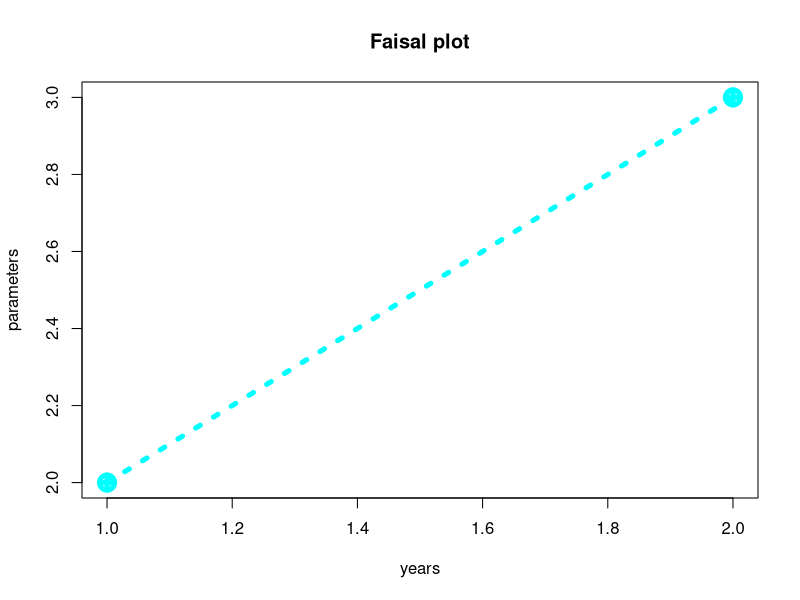
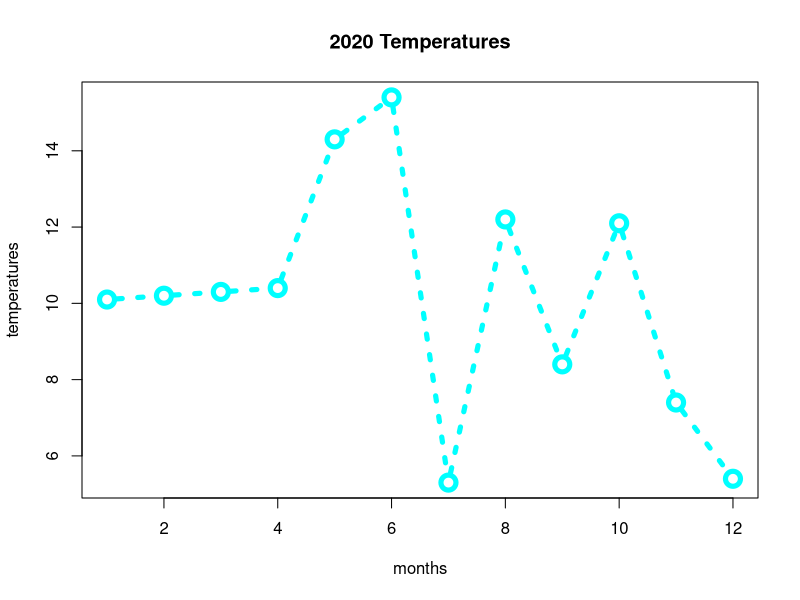
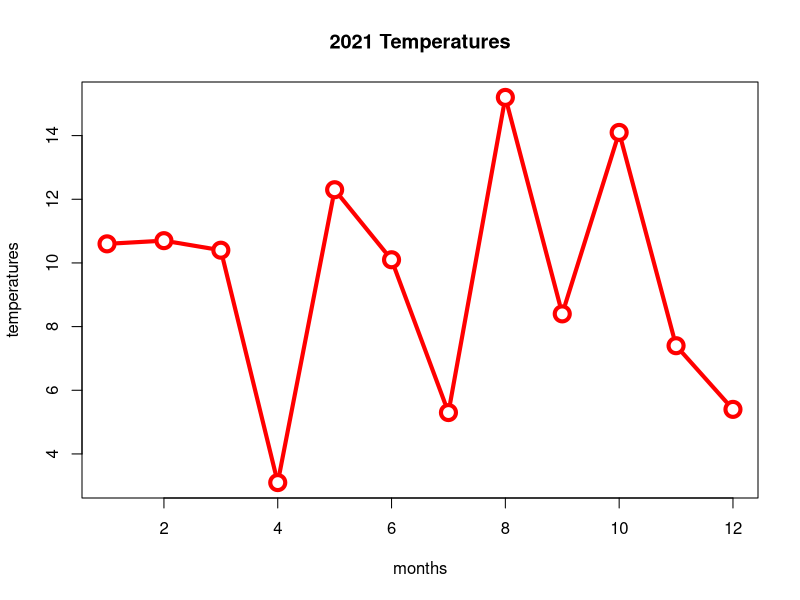
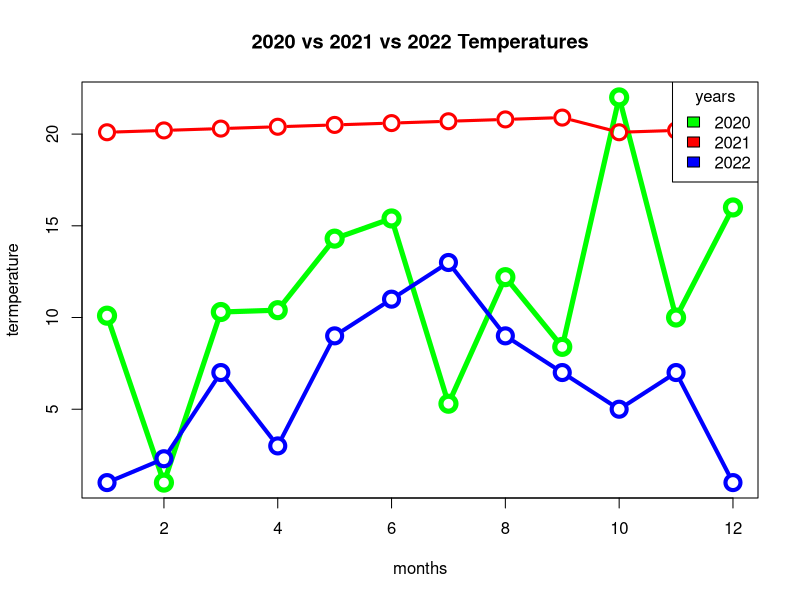
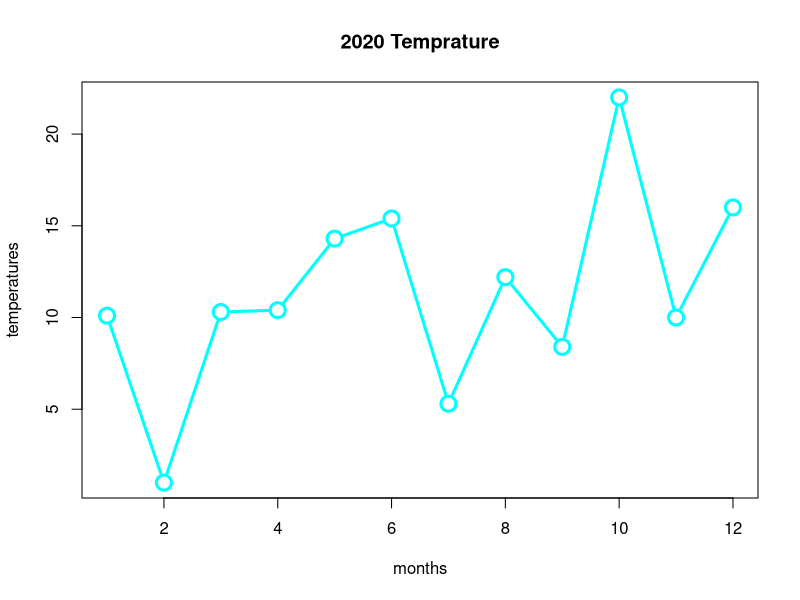
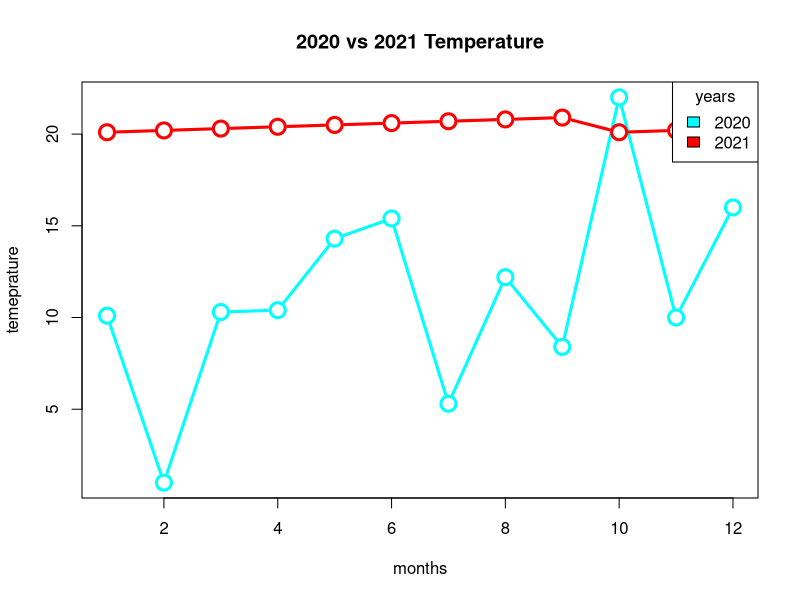
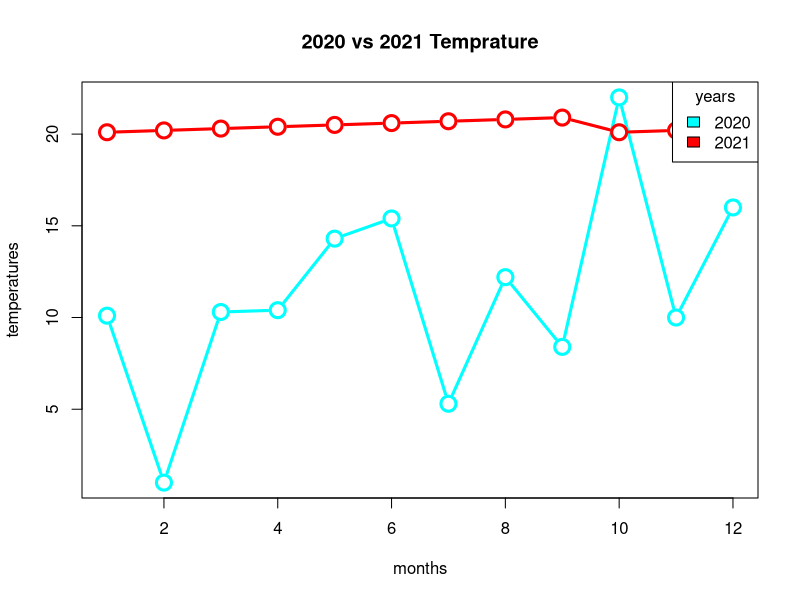
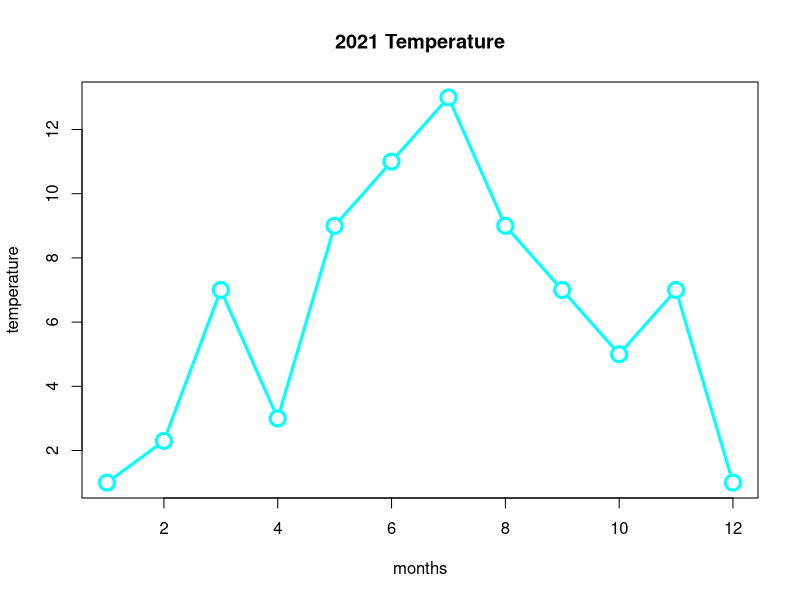

Write the R code that produced these figures, in order.
#creation of plot : using plot()
#syntax :
#plot(x,y,type,main,xlab,ylab,col,cex,pch,lwd,lty)

#parameters :
#x and y are two input vectors
#type : is a code used to specify type of plot
#   p for plot point only
#   l for plot line only
#   b for plot both 
#   c to line only without points
#   o to plot both over-plotted pointes and line
#   h to plot histogram plot
#   s to plot stair steps
#main is used to specify title of graph/plot
#xlab and ylab is used to spcefiy lables of X and Y axis
#col is used to specify color. By defaul black
#cex is used to specify the size of points.By default 1
#pch is used to specify shape of points. ranges from 0 to 25
#lwd is line width is used to specify line width. by default 1
#lty is line style is used to specify line style.ranges from 0 to 6
#   0 removes line
#   1 displays solid line
#   2 dashed line
#   3 dotted line
#   4 "dot dashed" line 
#   5 "long dashed" line
#   6 "two dashed"(long and short dashes) line

#simple plot 
plot(c(1,2),c(2,3),type ="o",main="Faisal plot",xlab ="years",ylab="parameters",cex=2,pch=10,col="cyan",lwd=5,lty=3)

#month and temprature plot
month <- 1:12
month

temp20 <- c(10.1,10.2,10.3,10.4,14.3,15.4,5.3,12.2,8.4,12.1,7.4,5.4)
temp20

temp21 <- c(10.6,10.7,10.4,3.1,12.3,10.1,5.3,15.2,8.4,14.1,7.4,5.4)
temp21

#plot for temp20 and month
plot(month,temp20,type = "b",xlab="months",ylab="temperatures",main="2020 Temperatures",col = "cyan",cex=2,lwd=5,lty=3)


#plot for temp21 and month
plot(month,temp21,type ="b",xlab="months",ylab="temperatures",main="2021 Temperatures",cex=2,col="red",lty=1,lwd=4)

#comparision of two plots using lines() and points() functions (2020,2021,2022) :
month <- 1:12
month

temp20 <- c(10.1,1,10.3,10.4,14.3,15.4,5.3,12.2,8.4,22,10,16)
temp20

temp21 <- c(20.1,20.2,20.3,20.4,20.5,20.6,20.7,20.8,20.9,20.1,20.2,20.3)
length(temp21)

temp22 <- c(1,2.3,7,3,9,11,13,9,7,5,7,1)
length(temp22)

plot(month,temp20,type="b",main="2020 vs 2021 vs 2022 Temperatures",col="green",lwd=5,cex=2,lty=1,xlab="months",ylab="termperature")
lines(month,temp21,type="b",col="red",cex=2,lty=1,lwd=3)
points(month,temp22,type="b",col="blue",cex=2,lty=1,lwd=4)
legend(x="topright",title="years",legend=c("2020","2021","2022"),fill = c("green","red","blue"))

#Save file using commands :

#1. save as jpeg image : use jpeg()

jpeg(file = "D:/study material/5TH SEM NOTES/DAR/RScripts/Images/temp20.jpeg",width=300,height=300,units = "px")
plot(month,temp20,type="b",xlab="months",ylab="temperatures",main="2020 Temprature",cex=2,lwd=3,col="cyan",lty=1)
dev.off()
#dev.off() is used to shut down current device , here it is used to close down current plot

#2. save as png image : use png()

png(file="D:/study material/5TH SEM NOTES/DAR/RScripts/Images/temp20.png",width=500,height=500,units="px",res=100)
plot(month,temp20,type="b",xlab="months",ylab="temeprature",main="2020 vs 2021 Temperature",lwd=3,lty=1,cex=2,col="cyan")
points(month,temp21,type="b",col="red",lwd=3,cex=2,lty=1)
legend(x="topright",title = "years",legend=c("2020","2021"),fill = c("cyan","red"))
dev.off()

#3. save as svg image : use svg()
svg("D:/study material/5TH SEM NOTES/DAR/RScripts/Images/temp20.svg")
plot(month,temp20,type="b",xlab="months",ylab="temperatures",main="2020 vs 2021 Temprature",cex=2,lwd=3,col="cyan",lty=1)
lines(month,temp21,type="b",col="red",lwd=3,cex=2)
legend(x="topright",title="years",legend = c("2020","2021"),fill=c("cyan","red"))
dev.off()

#4. save as bmp image : use bmp()
bmp("D:/study material/5TH SEM NOTES/DAR/RScripts/Images/temp22.bmap")
plot(month,temp22,main="2021 Temperature",xlab="months",ylab="temperature",lwd=3,lty=1,col="cyan",cex=2,type="b")
dev.off()

#5. save as pdf : use pdf()
pdf("D:/study material/5TH SEM NOTES/DAR/RScripts/Images/temp22.pdf")
plot(month,temp22,main="2021 Temperature",xlab="months",ylab="temperature",lwd=3,lty=1,col="cyan",cex=2,type="b")
dev.off()

#Plot is a generic function used to create graph for different types of input objects
classA <- list(rno = 1:5,name=c("Faisal","Harsha","Abbas","Faizan","Amjad"),city=c("M","M","P","D","K"),marks=c(89,87,67,85,80))
classA

classB <- data.frame(rno= 1:5,name=c("Sujal","Shreeya","Aditya","Rudra","Hina"),city=c("M","M","P","D","K"),marks=c(78,71,69,76,78))
classB

#create a plot graph for class A & B
png("D:/study material/5TH SEM NOTES/DAR/RScripts/Images/classAB.png")
plot(classA$rno,classA$marks,main="Class A vs B",type="b",col="red",lwd=3,lty=1,cex=2,pch=2,xlab="rno",ylab="marks")
points(classB$rno,classB$marks,type="b",col="blue",cex=2,lwd=3,pch=2,lty=1)
legend(x="topright",title="Class",legend=c("class A","class B"),fill=c("red","cyan"))
dev.off()
